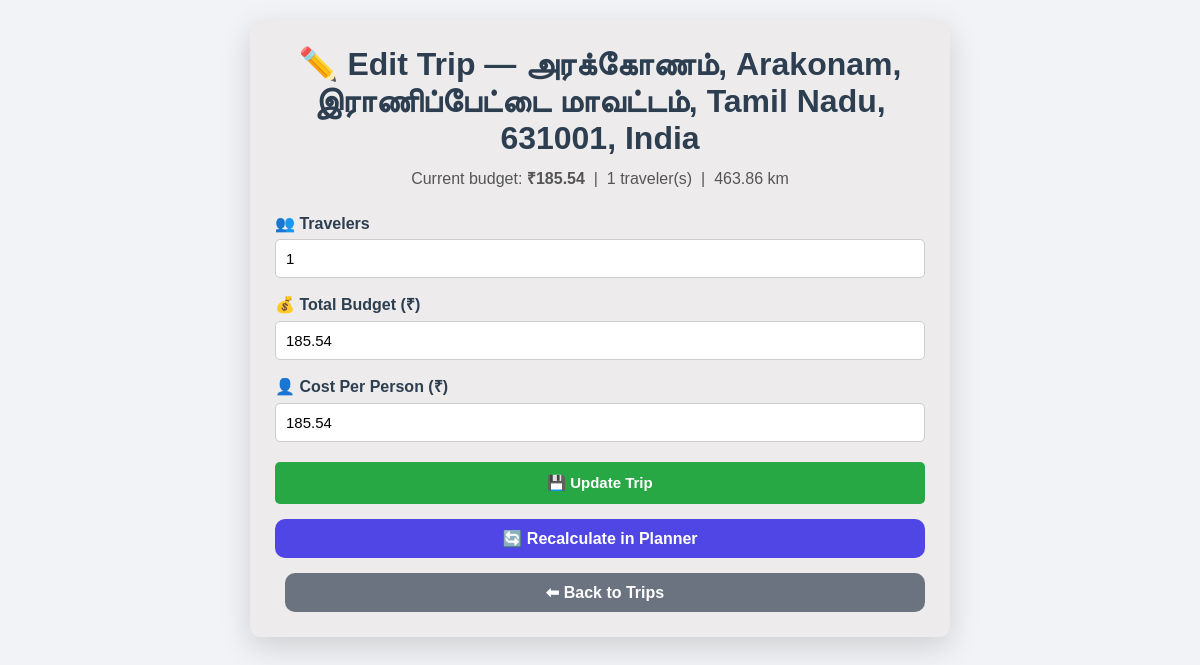
Screenshot of /edit/56 with the database file from the repository.
### tables this page shows
CREATE TABLE trips (
            id INTEGER PRIMARY KEY AUTOINCREMENT,
            destination TEXT,
            travelers INTEGER,
            total_distance REAL,
            transport_mode TEXT,
            transport_cost REAL,
            fuel_type TEXT,
            fuel_price REAL,
            fuel_cost REAL,
            food_cost REAL,
            room_cost REAL,
            toll_charges REAL,
            parking_fee REAL,
            vehicle_type TEXT,
            vehicle_rental_cost REAL,
            places_fee_total REAL,
            total_budget REAL,
            cost_per_person REAL
        );

### app.py (the view)
@app.route("/edit/<int:trip_id>")
def edit_trip(trip_id):
    conn = get_db()
    trip = conn.execute(
        "SELECT * FROM trips WHERE id=?", (trip_id,)
    ).fetchone()
    conn.close()
    if not trip:
        return redirect("/trips")
    return render_template("edit.html", trip=trip)

### app.py (called while the page is built)
def get_db():
    conn = sqlite3.connect("travel_budget.db")
    conn.row_factory = sqlite3.Row
    return conn

### templates/edit.html (shortened to what this page needs)
<!DOCTYPE html>
<html lang="en">
<head>
    <link rel="stylesheet" href="{{ url_for('static', filename='style.css') }}">
    <link rel="stylesheet" href="{{ url_for('static', filename='edit.css') }}">
</head>
<body>
<div class="container">
<h1>✏️ Edit Trip — {{ trip['destination'] }}</h1>
<p class="edit-summary">
    Current budget: <strong>₹{{ trip['total_budget'] }}</strong>
    &nbsp;|&nbsp; {{ trip['travelers'] }} traveler(s)
    &nbsp;|&nbsp; {{ trip['total_distance'] or 0 }} km
</p>
<form action="/update_trip" method="POST">
    <label>👥 Travelers</label>
    <input type="number" name="travelers" value="{{ trip['travelers'] }}" min="1" required
           onchange="recalcBudget()">
    <label>💰 Total Budget (₹)</label>
    <input type="number" step="0.01" name="total_budget" id="total_budget"
           value="{{ trip['total_budget'] }}" min="0" required
           onchange="recalcBudget()">
    <label>👤 Cost Per Person (₹)</label>
    <input type="number" step="0.01" name="cost_per_person" id="cost_per_person"
           value="{{ trip['cost_per_person'] or 0 }}" readonly>
    <button type="submit" class="btn">💾 Update Trip</button>
</form>
<a href="/planner" class="back-btn">🔄 Recalculate in Planner</a>
<a href="/trips" class="back-btn" style="background:#6b7280; margin-left:10px;">⬅ Back to Trips</a>
</div>
</body>
</html>

### static/style.css (style rules this page uses)
* { margin: 0; padding: 0; box-sizing: border-box; }
body { font-family: 'Segoe UI', Tahoma, sans-serif; background: linear-gradient(135deg, #667eea, #764ba2); min-height: 100vh; padding: 30px; color: #2c3e50; }
.container { max-width: 1000px; margin: auto; background: rgba(255, 255, 255, 0.92); padding: 30px; border-radius: 20px; box-shadow: 0 10px 30px rgba(0, 0, 0, 0.15); }
h1 { color: #2c3e50; }
label { display: block; margin-top: 15px; font-weight: 600; }
input, select { width: 100%; padding: 12px; margin-top: 6px; border: 1px solid #ddd; border-radius: 10px; font-size: 15px; }
button { padding: 14px 24px; background: #4f46e5; color: white; border: none; border-radius: 10px; cursor: pointer; font-size: 15px; font-weight: 600; }
.saved-trips-btn, .back-btn { display: inline-block; text-decoration: none; background: #ff6b00; color: white; padding: 10px 18px; border-radius: 10px; font-weight: 600; }
.back-btn { background: #4f46e5; }

### static/edit.css (style rules this page uses)
body { font-family:Arial,sans-serif; background:#f1f3f6; padding:20px; }
.container { max-width:700px; margin:auto; background:rgb(237, 235, 235); padding:25px; border-radius:10px; }
h1 { text-align: center; margin-bottom: 10px; }
.edit-summary { text-align: center; color: #555; margin-bottom: 25px; }
label { display:block; margin-top:15px; font-weight:bold; }
input { width:100%; padding:10px; border:1px solid #ccc; border-radius:5px; }
.btn { width:100%; margin-top:20px; background:#28a745; color:white; padding:12px; border:none; border-radius:5px; }
.back-btn { display:block; text-align:center; margin-top:15px; text-decoration:none; }

### rows the page displays
trips: destination "அரக்கோணம், Arakonam, இராணிப்பேட்டை மாவட்டம், Tamil Nadu, 631001, India", total_budget "185.54", travelers "1", total_distance "463.86", cost_per_person "185.54"
